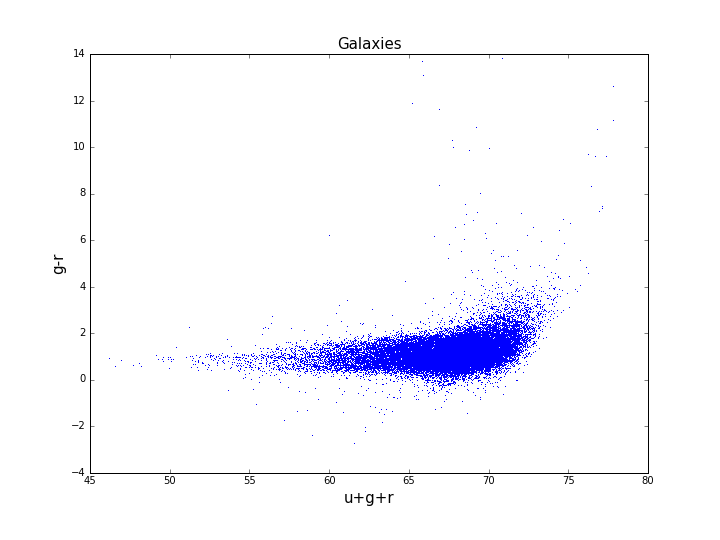

Here is the Python script that generated this plot:
import numpy as np
from matplotlib import pyplot as plt
from astroML.datasets import fetch_imaging_sample

data = fetch_imaging_sample()
print data.dtype.names
def get_stars_and_galaxies(Nstars=33000, Ngals=33000):
    """Get the subset of star/galaxy data to plot"""
    data = fetch_imaging_sample()

    objtype = data['type']

    stars = data[objtype == 6][:Nstars]
    galaxies = data[objtype == 3][:Ngals]

    return stars, galaxies
def plot_stars_and_galaxies(stars, galaxies):
	plt.figure(figsize=(10, 7.5))
	plt.plot(galaxies['uRaw']+galaxies['gRaw']+galaxies['rRaw'],
				galaxies['gRaw']-galaxies['rRaw'],
				linestyle='none',marker=',')
stars,galaxies = get_stars_and_galaxies()
plot_stars_and_galaxies(stars, galaxies)
plt.title('Galaxies',fontsize=15)
plt.xlabel('u+g+r',fontsize=15)
plt.ylabel('g-r',fontsize=15)
plt.show()
